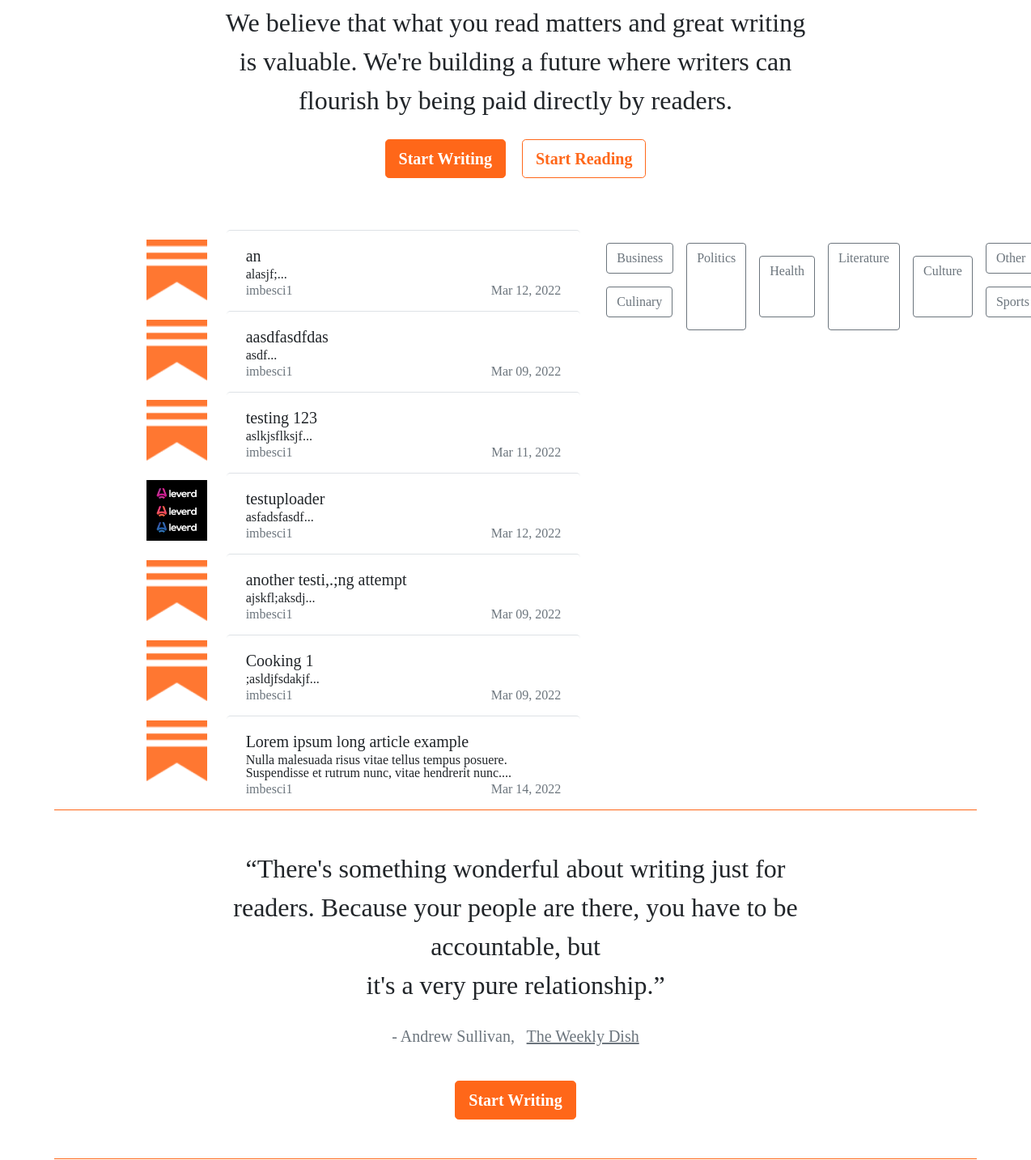
The app's page / (middle part), older data.
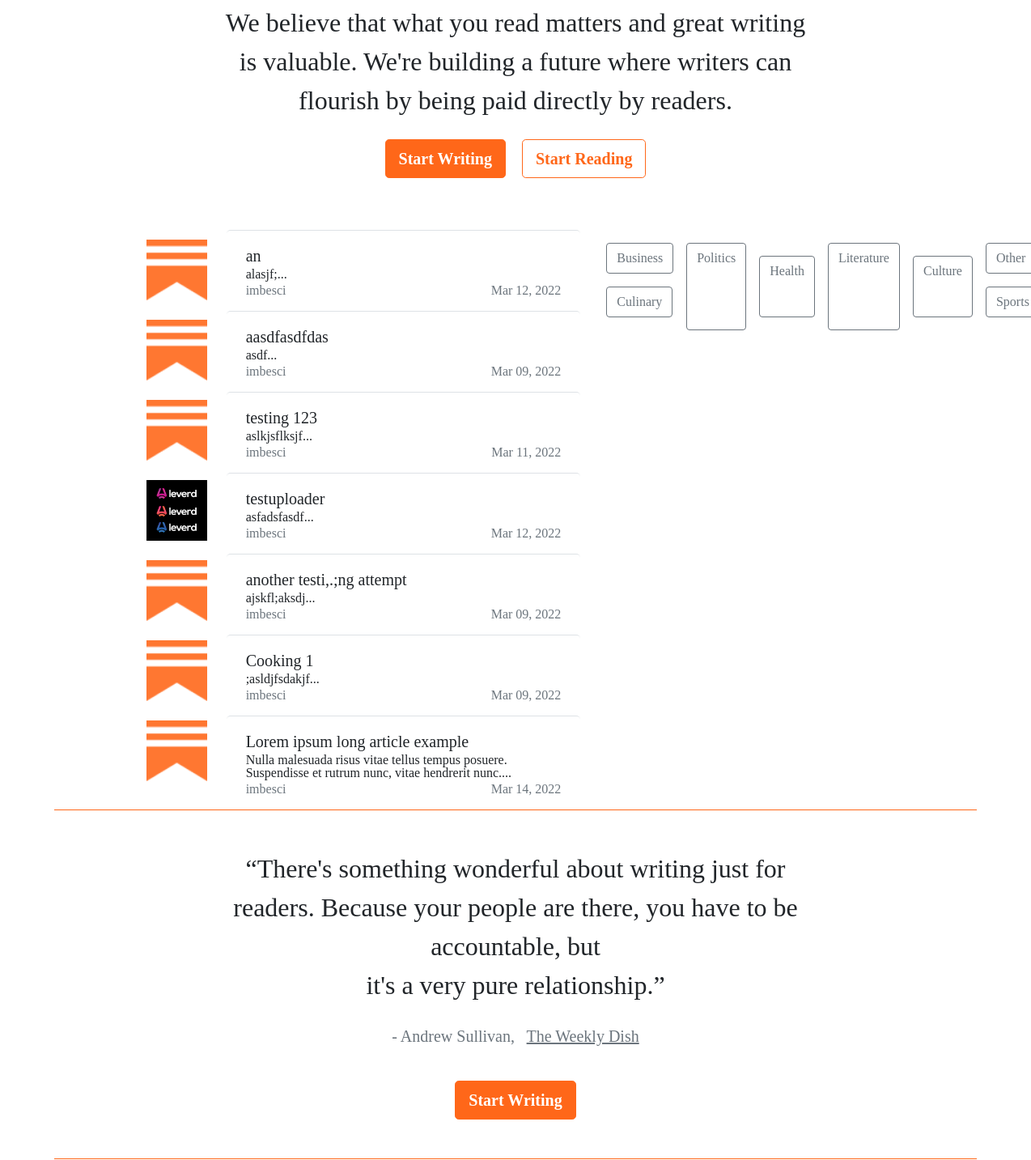
The same page, newer data.
### articles/models.py (models this page shows, shortened)
class Article(models.Model):
    title =         models.CharField(max_length=200)
    description =   models.CharField(max_length = 150)
    body =          RichTextUploadingField(blank = True, null=True)
    slug =          models.SlugField()
    date =          models.DateTimeField(auto_now_add = True)
    last_edited =   models.DateTimeField(auto_now = True)
    thumbnail =     models.ImageField(default='logo.png', blank = True)
    topicslist = [
        ("Business","Business"),
        ("Culinary", "Culinary"),
        ("Culture", "Culture"),
        ("Health", "Health"),
        ("Literature", "Literature"),
        ("Other", "Other"),
        ("Politics", "Politics"),
        ("Sports", "Sports"),
    ]
    topic =         models.CharField(max_length=30, null=True, blank=True, choices=topicslist)
    author =        models.ForeignKey(SubstackUser,  null=True, blank=True, on_delete=models.CASCADE)
    views =         models.IntegerField(default=0)
    is_draft =      models.BooleanField(default=False)
    REQUIRED_FIELDS = ['title',]
    def MDYdate(self):
        months= {'01':'Jan', '02':'Feb', '03':'Mar',
                '04':'Apr', '05':'May', '06':'Jun',
                '07':'Jul', '08':'Aug', '09':'Sep',
                '10':'Oct', '11':'Nov', '12':'Dec'}
        mdy = self.date.strftime("%m_%d_%Y_%-I_%M_%p").split('_')
        return f"{months[mdy[0]]} {mdy[1]}, {mdy[2]}"
    def shorten_desc(self):
        desc = self.description[0:100]
        return desc+'...'

### accounts/models.py (models this page shows, shortened)
class SubstackUser(AbstractBaseUser):
    first_name     = models.CharField(verbose_name='first name', max_length=40)
    last_name      = models.CharField(verbose_name='last name', max_length=40)
    email          = models.EmailField(verbose_name='email', max_length=60, unique=True)
    username       = models.CharField(max_length=30, unique=True)
    date_joined    = models.DateTimeField(verbose_name='date joined', auto_now_add=True)
    last_login     = models.DateTimeField(verbose_name='last login', auto_now=True)
    is_admin       = models.BooleanField(default = False)
    is_active      = models.BooleanField(default = True)
    is_staff       = models.BooleanField(default = False)
    is_superuser   = models.BooleanField(default=False)
    USERNAME_FIELD = 'email'
    REQUIRED_FIELDS = ['first_name', 'last_name', 'username',]
    objects = SubstackUserManager()

### substack/views.py (the view)
# urls.py: re_path(r'^$', views.send_to_login, name='homepage'),
def homepage(request):
    context = {}
    if request.POST:
        filter = request.POST.get('filter')
        filteredarticles = list(Article.objects.all().filter(is_draft = False, topic = filter).order_by("-date"))
        for i, article in enumerate(filteredarticles):
            filteredarticles[i] = model_to_dict(article)
            filteredarticles[i]['thumburl'] = article.thumbnail.url
            filteredarticles[i]['description'] = article.shorten_desc()
            filteredarticles[i]['slug'] = article.create_slug_url()
            filteredarticles[i]['date'] = article.MDYdate()
            filteredarticles[i]['author'] = article.author.username
        return JsonResponse({'filtered' : filteredarticles }, encoder = ExtendedEncoder, status=200)
    else:
        allarticles = list(Article.objects.all().filter(is_draft=False))
        FEATUREDQUANTITY = 7
        featuredArticles = []
        for i in range(FEATUREDQUANTITY):
            k = random.randint(0, (len(allarticles)-1))
            featuredArticles.append(allarticles[k])
            allarticles.pop(k)
        context['features'] = featuredArticles
    return render(request, 'homepage.html', context=context)

### templates/homepage.html (shortened to what the changed rows need)
<!DOCTYPE html>
{% load static %}
<html lang="en">
<head>
    {% include 'snippets/headtags.html' %}
</head>
<body>
<div class="container mt-3">
<div class="row border-bottom border-primary p-3" id="homepagearticlesrow">
        <div class="col-1" id="filteredimages">
            {% for feature in features %}
            <div class="d-flex justify-content-end">
                <a class="py-2 my-1" href="{% url 'articles:full' feature.slug %}">
                    <img src="{{feature.thumbnail.url}}" alt="image" width="75" height="75">
                </a>
            </div>
            {% endfor %}
        </div>
        <div class="col-5 d-inline-block align-content-between" id="homepagearticlesdiv">
            {% for feature in features %}
            <div style="height: 100px;" class="border-top rounded-3 m-auto p-3">
                <div class="lead d-block fs-5 mx-2"><a class="link-dark" href="{% url 'articles:full' feature.slug %}">{{feature.title}}</a></div>
                <div class="fs-6 fw-light lh-1 mx-2">{{feature.shorten_desc}}</div>
            <div class="d-flex justify-content-between">
                <div class="text-muted mx-2">{{feature.author.username}}</div>
                <div class="text-muted mx-2">{{feature.MDYdate}}</div>
            </div>
            </div>
            {% endfor %}
        </div>
        </div> {% comment "end of form div" %}{% endcomment %}
    </div>
</body>
</html>

Row changes from the older to the newer data that the page shows:
changed through a linked row, Article "an": author.username "imbesci1" → "imbesci"
changed through a linked row, Article "aasdfasdfdas": author.username "imbesci1" → "imbesci"
changed through a linked row, Article "testing 123": author.username "imbesci1" → "imbesci"
changed through a linked row, Article "testuploader": author.username "imbesci1" → "imbesci"
changed through a linked row, Article "another testi,.;ng attempt": author.username "imbesci1" → "imbesci"
changed through a linked row, Article "Cooking 1": author.username "imbesci1" → "imbesci"
changed through a linked row, Article "Lorem ipsum long article example": author.username "imbesci1" → "imbesci"
